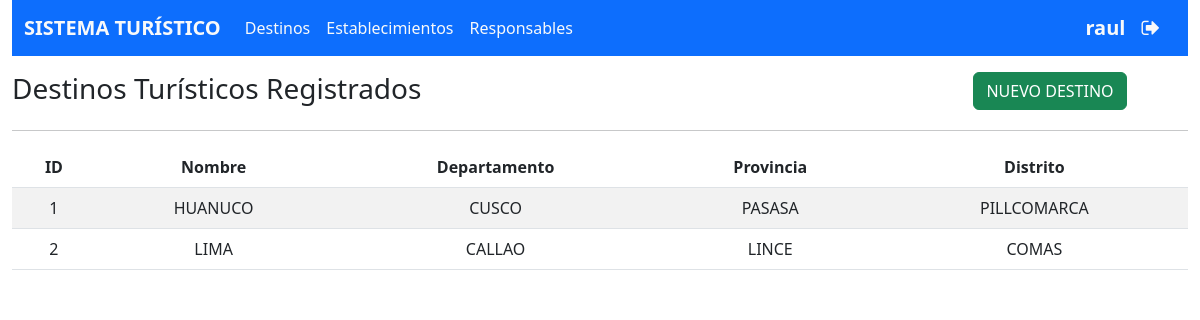
The app's page /vistas/destinosview.php (signed in) with its own data.
### tables this page shows
CREATE TABLE `destino_turistico` (
  `IdDestinoTuristico` int NOT NULL AUTO_INCREMENT,
  `NombreDestino` varchar(100) DEFAULT NULL,
  `Distrito` varchar(100) DEFAULT NULL,
  `Provincia` varchar(100) DEFAULT NULL,
  `Departamento` varchar(100) DEFAULT NULL,
  PRIMARY KEY (`IdDestinoTuristico`)
);

### modelos/Destino.php (called while the page is built, shortened)
<?php
    class Destino{
        public function mostrar()
        {
        $conn = new Conn();
        $conexion = $conn->conectar();
        $sql = "SELECT * FROM Destino_Turistico";
        $resultado = $conexion->query($sql);
        return $resultado;
        }
    }
?>

### controladores/DestinoController.php (called while the page is built, shortened)
<?php
      include_once($_SERVER["DOCUMENT_ROOT"] . "/modelos/Destino.php");
    class DestinoController{
        public function mostrar()
        {
            $destino = new Destino();
            return $destino -> mostrar();
        }
    }
?>

### vistas/destinosview.php (the view, shortened to what this page needs)
<!DOCTYPE html>
<html lang="en">
<head>
    <?php include_once($_SERVER["DOCUMENT_ROOT"] . "/helpers/linker.php"); ?>
</head>
<body>
    <div class="container-fluid">
        <?php
        include_once($_SERVER["DOCUMENT_ROOT"] . "/helpers/cabecera.php");
        include_once($_SERVER["DOCUMENT_ROOT"] . "/controladores/DestinoController.php");
        $destinocontroller = new DestinoController();
        ?>
        <div class="row mt-3">
            <div class="col-9 text-start">
                <h3>Destinos Turísticos Registrados</h3>
            </div>
            <div class="col-3 text-center">
                <button class="btn btn-success" data-bs-toggle="modal" data-bs-target="#exampleModal">NUEVO DESTINO</button>
            </div>
        </div>
        <hr>
        <div class="row">
            <div class="col-12">
            <table class="table table-striped">
                <thead>
                    <tr>
                        <th class="text-center">ID</th>
                        <th class="text-center">Nombre</th>
                        <th class="text-center">Departamento</th>
                        <th class="text-center">Provincia</th>
                        <th class="text-center">Distrito</th>
                    </tr>
                </thead>
                <tbody>
                    <?php
                    $destinos = $destinocontroller -> mostrar();
                    foreach ($destinos as $destino) {
                    echo "<tr><td class='text-center'>".$destino["IdDestinoTuristico"]."</td><td class='text-center'>".$destino["NombreDestino"]."</td><td class='text-center'>".$destino["Departamento"]."</td>
                    <td class='text-center'>".$destino["Provincia"]."</td><td class='text-center'>".$destino["Distrito"]."</td></tr>";
                    }
                    ?>
                </tbody>
            </table>
            </div>
        </div>
    </div>
</body>
</html>

### helpers/linker.php (shortened to what this page needs)
<link rel="stylesheet" type="text/css" href="../css/bootstrap.min.css">
<link rel="stylesheet" type="text/css" href="../css/font-awesome.css">
<link rel="stylesheet" type="text/css" href="../css/estilos.css">

### helpers/cabecera.php (shortened to what this page needs)
<nav class="navbar navbar-expand-lg bg-primary">
  <div class="container-fluid">
    <a class="navbar-brand fw-bold text-light" href="#">SISTEMA TURÍSTICO</a>
    <div class="collapse navbar-collapse" id="navbarSupportedContent">
      <ul class="navbar-nav me-auto mb-2 mb-lg-0">
      <?php if($_SESSION["responsable"]==1): ?>
        <li class="nav-item">
          <a class="nav-link text-light" aria-current="page" href="../vistas/capacitacionesview.php">Capacitaciones</a>
        </li>
      <?php else: ?>
        <li class="nav-item">
          <a class="nav-link text-light" aria-current="page" href="../vistas/destinosview.php">Destinos</a>
        </li>
        <li class="nav-item">
          <a class="nav-link text-light" href="../vistas/establecimientoview.php">Establecimientos</a>
        </li>
        <li class="nav-item">
          <a class="nav-link text-light" href="../vistas/responsableview.php">Responsables</a>
        </li>
      <?php endif; ?>
      </ul>
      <div class="d-flex" role="search">
        <a class="navbar-brand text-light fw-bold"><?php echo $_SESSION["usuario"] ?></a>
      </div>
      <div class="d-flex">
        <a class="navbar-brand text-light" href="../controladores/CerrarSesion.php"> <i class="fa fa-sign-out" aria-hidden="true"></i></a>
    </div>
  </div>
</nav>

### records on screen
destino_turistico: IdDestinoTuristico "1", NombreDestino "HUANUCO", Departamento "CUSCO", Provincia "PASASA", Distrito "PILLCOMARCA"
destino_turistico: IdDestinoTuristico "2", NombreDestino "LIMA", Departamento "CALLAO", Provincia "LINCE", Distrito "COMAS"

### other values on screen
$_SESSION["usuario"] "raul"
